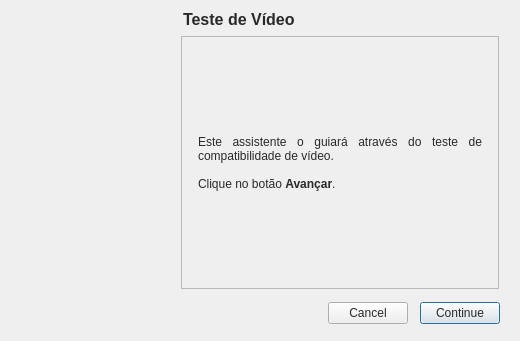
<?xml version="1.0" encoding="UTF-8"?>
<ui version="4.0">
 <class>Wizard</class>
 <widget class="QWizard" name="Wizard">
  <property name="windowModality">
   <enum>Qt::WindowModal</enum>
  </property>
  <property name="geometry">
   <rect>
    <x>0</x>
    <y>0</y>
    <width>520</width>
    <height>341</height>
   </rect>
  </property>
  <property name="sizePolicy">
   <sizepolicy hsizetype="Fixed" vsizetype="Fixed">
    <horstretch>0</horstretch>
    <verstretch>0</verstretch>
   </sizepolicy>
  </property>
  <property name="windowTitle">
   <string>LDC - Vídeo - Compatibilidade</string>
  </property>
  <property name="windowIcon">
   <iconset resource="../../gui/resources/ldc_resources.qrc">
    <normaloff>:/ldc_icon/ldc_mainwindow_icon.png</normaloff>:/ldc_icon/ldc_mainwindow_icon.png</iconset>
  </property>
  <property name="styleSheet">
   <string>color: rgb(41, 41, 41);
</string>
  </property>
  <property name="locale">
   <locale language="Portuguese" country="Brazil"/>
  </property>
  <property name="modal">
   <bool>true</bool>
  </property>
  <property name="wizardStyle">
   <enum>QWizard::MacStyle</enum>
  </property>
  <property name="options">
   <set>QWizard::CancelButtonOnLeft|QWizard::NoBackButtonOnStartPage</set>
  </property>
  <widget class="QWizardPage" name="start">
   <property name="title">
    <string>Teste de Vídeo</string>
   </property>
   <layout class="QVBoxLayout" name="verticalLayout">
    <item>
     <spacer name="verticalSpacer_6">
      <property name="orientation">
       <enum>Qt::Vertical</enum>
      </property>
      <property name="sizeHint" stdset="0">
       <size>
        <width>20</width>
        <height>40</height>
       </size>
      </property>
     </spacer>
    </item>
    <item>
     <widget class="QLabel" name="startLabel">
      <property name="styleSheet">
       <string>color: rgb(41, 41, 41);</string>
      </property>
      <property name="text">
       <string>&lt;!DOCTYPE HTML PUBLIC &quot;-//W3C//DTD HTML 4.0//EN&quot; &quot;http://www.w3.org/TR/REC-html40/strict.dtd&quot;&gt;
&lt;html&gt;&lt;head&gt;&lt;meta name=&quot;qrichtext&quot; content=&quot;1&quot; /&gt;&lt;style type=&quot;text/css&quot;&gt;
p, li { white-space: pre-wrap; }
&lt;/style&gt;&lt;/head&gt;&lt;body style=&quot; font-family:'Sans Serif'; font-size:9pt; font-weight:400; font-style:normal;&quot;&gt;
&lt;p style=&quot; margin-top:0px; margin-bottom:0px; margin-left:0px; margin-right:0px; -qt-block-indent:0; text-indent:0px;&quot;&gt;Este assistente o guiará através do teste de compatibilidade de vídeo. &lt;/p&gt;
&lt;p style=&quot;-qt-paragraph-type:empty; margin-top:0px; margin-bottom:0px; margin-left:0px; margin-right:0px; -qt-block-indent:0; text-indent:0px;&quot;&gt;&lt;/p&gt;
&lt;p style=&quot; margin-top:0px; margin-bottom:0px; margin-left:0px; margin-right:0px; -qt-block-indent:0; text-indent:0px;&quot;&gt;Clique no botão &lt;span style=&quot; font-weight:600;&quot;&gt;Avançar&lt;/span&gt;.&lt;/p&gt;&lt;/body&gt;&lt;/html&gt;</string>
      </property>
      <property name="alignment">
       <set>Qt::AlignJustify|Qt::AlignVCenter</set>
      </property>
      <property name="wordWrap">
       <bool>true</bool>
      </property>
     </widget>
    </item>
    <item>
     <spacer name="verticalSpacer_5">
      <property name="orientation">
       <enum>Qt::Vertical</enum>
      </property>
      <property name="sizeHint" stdset="0">
       <size>
        <width>20</width>
        <height>40</height>
       </size>
      </property>
     </spacer>
    </item>
   </layout>
  </widget>
  <widget class="QWizardPage" name="videoplay">
   <property name="title">
    <string>Teste de Vídeo</string>
   </property>
   <layout class="QVBoxLayout" name="verticalLayout_2">
    <item>
     <widget class="QLabel" name="soundplayLabel">
      <property name="text">
       <string>&lt;!DOCTYPE HTML PUBLIC &quot;-//W3C//DTD HTML 4.0//EN&quot; &quot;http://www.w3.org/TR/REC-html40/strict.dtd&quot;&gt;
&lt;html&gt;&lt;head&gt;&lt;meta name=&quot;qrichtext&quot; content=&quot;1&quot; /&gt;&lt;style type=&quot;text/css&quot;&gt;
p, li { white-space: pre-wrap; }
&lt;/style&gt;&lt;/head&gt;&lt;body style=&quot; font-family:'Sans Serif'; font-size:9pt; font-weight:400; font-style:normal;&quot;&gt;
&lt;p style=&quot; margin-top:0px; margin-bottom:0px; margin-left:0px; margin-right:0px; -qt-block-indent:0; text-indent:0px;&quot;&gt;Clique no botão &lt;span style=&quot; font-weight:600;&quot;&gt;Reproduzir&lt;/span&gt; para executar o vídeo de teste. &lt;/p&gt;&lt;/body&gt;&lt;/html&gt;</string>
      </property>
      <property name="alignment">
       <set>Qt::AlignJustify|Qt::AlignVCenter</set>
      </property>
      <property name="wordWrap">
       <bool>true</bool>
      </property>
     </widget>
    </item>
    <item>
     <spacer name="verticalSpacer">
      <property name="orientation">
       <enum>Qt::Vertical</enum>
      </property>
      <property name="sizeHint" stdset="0">
       <size>
        <width>20</width>
        <height>40</height>
       </size>
      </property>
     </spacer>
    </item>
    <item>
     <layout class="QHBoxLayout" name="horizontalLayout">
      <item>
       <spacer name="horizontalSpacer_2">
        <property name="orientation">
         <enum>Qt::Horizontal</enum>
        </property>
        <property name="sizeHint" stdset="0">
         <size>
          <width>40</width>
          <height>20</height>
         </size>
        </property>
       </spacer>
      </item>
      <item>
       <widget class="QPushButton" name="playButton">
        <property name="text">
         <string>Reproduzir</string>
        </property>
       </widget>
      </item>
      <item>
       <spacer name="horizontalSpacer">
        <property name="orientation">
         <enum>Qt::Horizontal</enum>
        </property>
        <property name="sizeHint" stdset="0">
         <size>
          <width>40</width>
          <height>20</height>
         </size>
        </property>
       </spacer>
      </item>
     </layout>
    </item>
    <item>
     <spacer name="verticalSpacer_2">
      <property name="orientation">
       <enum>Qt::Vertical</enum>
      </property>
      <property name="sizeHint" stdset="0">
       <size>
        <width>20</width>
        <height>40</height>
       </size>
      </property>
     </spacer>
    </item>
   </layout>
  </widget>
  <widget class="QWizardPage" name="yesorno">
   <property name="title">
    <string>Teste de Vídeo</string>
   </property>
   <layout class="QVBoxLayout" name="verticalLayout_3">
    <item>
     <widget class="QLabel" name="yesornoLabel">
      <property name="text">
       <string>Você viu o vídeo?</string>
      </property>
      <property name="alignment">
       <set>Qt::AlignJustify|Qt::AlignVCenter</set>
      </property>
      <property name="wordWrap">
       <bool>true</bool>
      </property>
     </widget>
    </item>
    <item>
     <spacer name="verticalSpacer_4">
      <property name="orientation">
       <enum>Qt::Vertical</enum>
      </property>
      <property name="sizeHint" stdset="0">
       <size>
        <width>20</width>
        <height>40</height>
       </size>
      </property>
     </spacer>
    </item>
    <item>
     <layout class="QHBoxLayout" name="horizontalLayout_2">
      <item>
       <spacer name="horizontalSpacer_5">
        <property name="orientation">
         <enum>Qt::Horizontal</enum>
        </property>
        <property name="sizeHint" stdset="0">
         <size>
          <width>40</width>
          <height>20</height>
         </size>
        </property>
       </spacer>
      </item>
      <item>
       <widget class="QPushButton" name="yesButton">
        <property name="text">
         <string>Sim</string>
        </property>
       </widget>
      </item>
      <item>
       <spacer name="horizontalSpacer_4">
        <property name="orientation">
         <enum>Qt::Horizontal</enum>
        </property>
        <property name="sizeHint" stdset="0">
         <size>
          <width>40</width>
          <height>20</height>
         </size>
        </property>
       </spacer>
      </item>
      <item>
       <widget class="QPushButton" name="noButton">
        <property name="text">
         <string>Não</string>
        </property>
       </widget>
      </item>
      <item>
       <spacer name="horizontalSpacer_3">
        <property name="orientation">
         <enum>Qt::Horizontal</enum>
        </property>
        <property name="sizeHint" stdset="0">
         <size>
          <width>40</width>
          <height>20</height>
         </size>
        </property>
       </spacer>
      </item>
     </layout>
    </item>
    <item>
     <spacer name="verticalSpacer_3">
      <property name="orientation">
       <enum>Qt::Vertical</enum>
      </property>
      <property name="sizeHint" stdset="0">
       <size>
        <width>20</width>
        <height>40</height>
       </size>
      </property>
     </spacer>
    </item>
   </layout>
  </widget>
  <widget class="QWizardPage" name="success">
   <property name="title">
    <string>Teste de Vídeo</string>
   </property>
   <layout class="QVBoxLayout" name="verticalLayout_4">
    <item>
     <spacer name="verticalSpacer_7">
      <property name="orientation">
       <enum>Qt::Vertical</enum>
      </property>
      <property name="sizeHint" stdset="0">
       <size>
        <width>20</width>
        <height>40</height>
       </size>
      </property>
     </spacer>
    </item>
    <item>
     <widget class="QLabel" name="successLabel">
      <property name="text">
       <string>&lt;!DOCTYPE HTML PUBLIC &quot;-//W3C//DTD HTML 4.0//EN&quot; &quot;http://www.w3.org/TR/REC-html40/strict.dtd&quot;&gt;
&lt;html&gt;&lt;head&gt;&lt;meta name=&quot;qrichtext&quot; content=&quot;1&quot; /&gt;&lt;style type=&quot;text/css&quot;&gt;
p, li { white-space: pre-wrap; }
&lt;/style&gt;&lt;/head&gt;&lt;body style=&quot; font-family:'Sans Serif'; font-size:9pt; font-weight:400; font-style:normal;&quot;&gt;
&lt;p style=&quot; margin-top:0px; margin-bottom:0px; margin-left:0px; margin-right:0px; -qt-block-indent:0; text-indent:0px;&quot;&gt;Placa de vídeo compatível com o Librix Desktop. &lt;/p&gt;
&lt;p style=&quot;-qt-paragraph-type:empty; margin-top:0px; margin-bottom:0px; margin-left:0px; margin-right:0px; -qt-block-indent:0; text-indent:0px;&quot;&gt;&lt;/p&gt;
&lt;p style=&quot; margin-top:0px; margin-bottom:0px; margin-left:0px; margin-right:0px; -qt-block-indent:0; text-indent:0px;&quot;&gt;Clique no botão &lt;span style=&quot; font-weight:600;&quot;&gt;Concluir&lt;/span&gt;.&lt;/p&gt;&lt;/body&gt;&lt;/html&gt;</string>
      </property>
      <property name="alignment">
       <set>Qt::AlignJustify|Qt::AlignVCenter</set>
      </property>
      <property name="wordWrap">
       <bool>true</bool>
      </property>
     </widget>
    </item>
    <item>
     <spacer name="verticalSpacer_8">
      <property name="orientation">
       <enum>Qt::Vertical</enum>
      </property>
      <property name="sizeHint" stdset="0">
       <size>
        <width>20</width>
        <height>40</height>
       </size>
      </property>
     </spacer>
    </item>
   </layout>
  </widget>
 </widget>
 <resources>
  <include location="../../gui/resources/ldc_resources.qrc"/>
 </resources>
 <connections/>
</ui>
